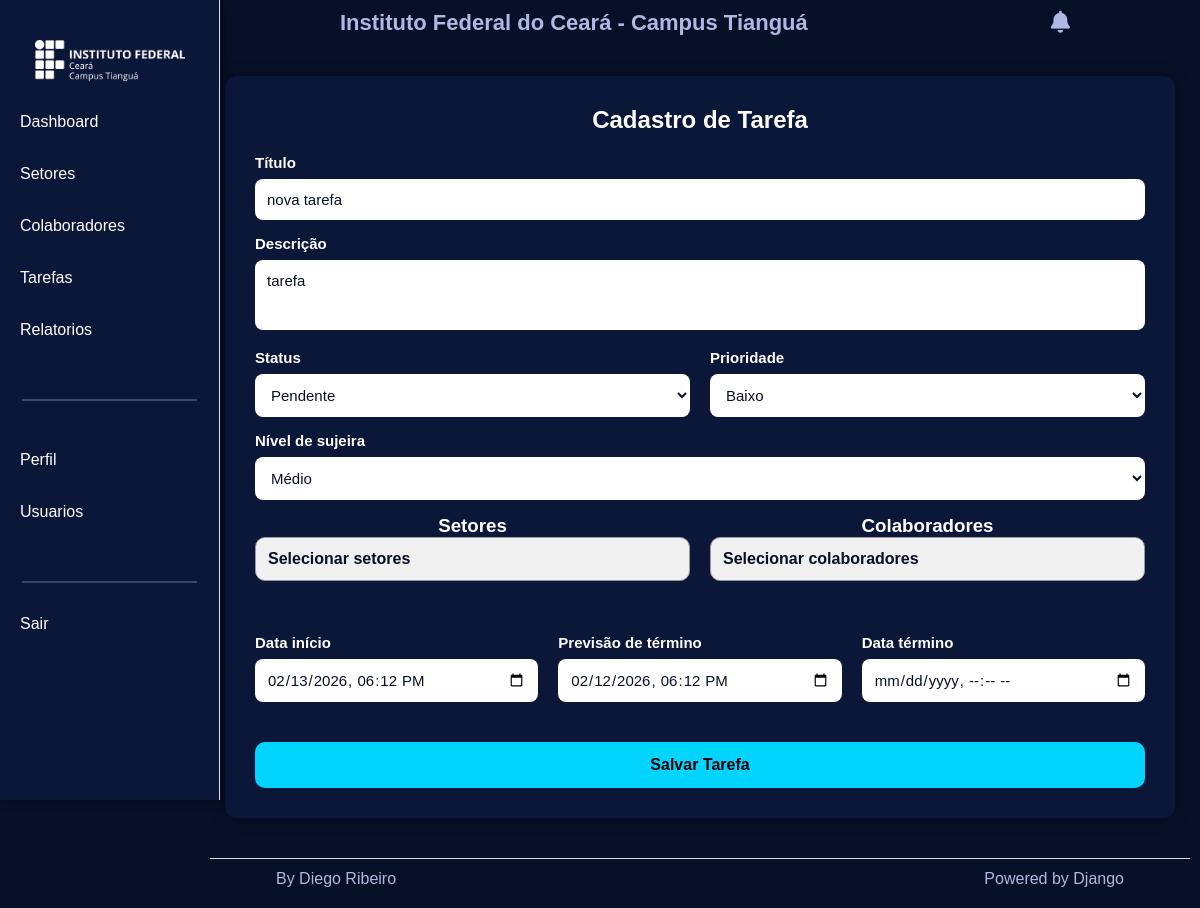
The app's page /tarefas/fee3bd662aad4db7aab07f4af6407ad2/editar/ (signed in), older data.
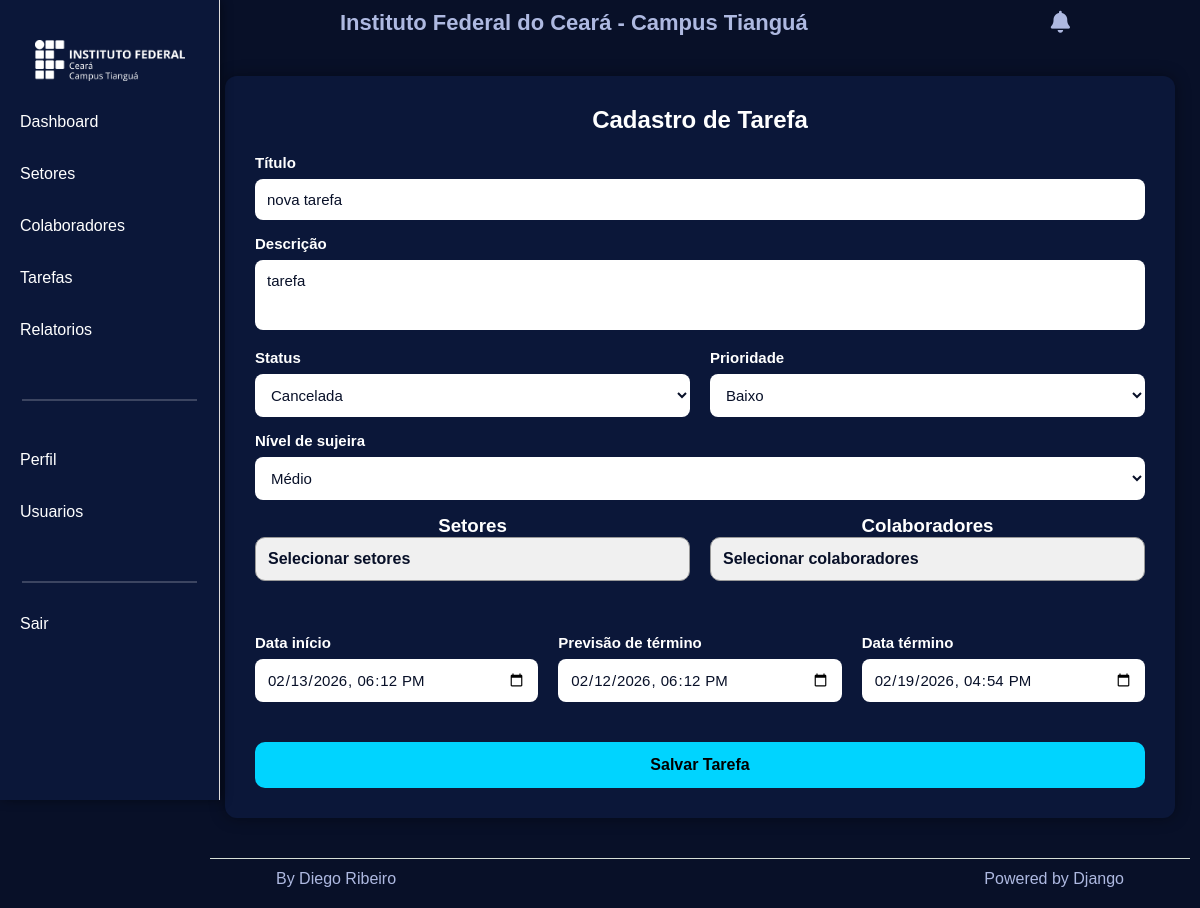
The same page, newer data.
### management/models.py (models this page shows, shortened)
class Tarefa(models.Model):
    SUJEIRA_CHOICES = [
        ('baixo', 'Baixo'),
        ('medio', 'Médio'),
        ('alto', 'Alto'),
    ]
    STATUS_CHOICES = [
        ('pendente', 'Pendente'),
        ('em_andamento', 'Em andamento'),
        ('concluida', 'Concluída'),
        ('cancelada', 'Cancelada'),
    ]
    PRIORIDADE_CHOICES = [
        ('baixo', 'Baixo'),
        ('medio', 'Médio'),
        ('alto', 'Alto'),
    ]
    id = models.CharField(
        max_length=32,
        primary_key=True,
        default=generate_uuid,
        editable=False
    )
    titulo = models.CharField(max_length=150)
    descricao = models.TextField(blank=True, null=True)
    nivel_sujeira = models.CharField(max_length=10, choices=SUJEIRA_CHOICES)
    status = models.CharField(max_length=20, choices=STATUS_CHOICES, default='pendente')
    data_inicio = models.DateTimeField()
    data_previsao_termino = models.DateTimeField()
    data_termino = models.DateTimeField(blank=True, null=True)
    prioridade = models.CharField(max_length=10, choices=PRIORIDADE_CHOICES)
    colaboradores = models.ManyToManyField(
        Colaborador,
        through="TarefaColaborador",
        related_name="tarefas"
    )
    setores = models.ManyToManyField(
        Setor,
        through="TarefaSetor",
        related_name="tarefas"
    )

### management/views.py (the view)
# urls.py: path('tarefas/<str:id>/editar/', tarefa_edit, name='tarefa_edit'),
@login_required(login_url='/usuarios/login/')
@permission_required('management.change_tarefa', raise_exception=True)
def tarefa_edit(request, id):
    tarefa = get_object_or_404(Tarefa, id=id)
    setores = Setor.objects.all()
    colaboradores = Colaborador.objects.all()
    if request.method == 'POST':
        form = TarefaForm(request.POST, request.FILES, instance=tarefa)
        if form.is_valid():
            form.save()
            messages.success(request, 'Tarefa atualizada com sucesso!')
            return redirect('management:tasks')
    else:
        form = TarefaForm(instance=tarefa)
    return render(request, 'managements/tasks/pages/form.html', {
        'form': form,
        'tarefa': tarefa,
        'setores': setores,
        'colaboradores': colaboradores
    })

### management/templates/managements/tasks/pages/form.html (shortened to what this page needs)
{% include 'managements/tasks/partials/head.html' %}
{% include 'managements/sectors/partials/head.html' %}
<body>
    {% include 'global/partials/sidebar.html' %}
    <div class="content">
        {% include 'global/partials/header.html' %}
        <div class="table-wrapper">
            <form method="post" class="tarefa-form">
                <h2 style="color:white; text-align:center; margin-bottom:20px;">
                    Cadastro de Tarefa
                </h2>
                <div class="form-group">
                    <label>Título</label>
                    {{ form.titulo }}
                </div>
                <div class="form-group">
                    <label>Descrição</label>
                    {{ form.descricao }}
                </div>
                <div class="form-row">
                    <div class="form-group">
                        <label>Status</label>
                        {{ form.status }}
                    </div>
                    <div class="form-group">
                        <label>Prioridade</label>
                        {{ form.prioridade }}
                    </div>
                </div>
                <div class="form-group">
                    <label>Nível de sujeira</label>
                    {{ form.nivel_sujeira }}
                </div>
            <div class="form-row">
                <div class="form-group">
                    <h3 style="color:white;">Setores</h3>
                    <div class="dropdown" id="setoresDropdown">
                        <div class="dropdown-btn" onclick="toggleDropdown('setoresDropdown')">
                            Selecionar setores
                        </div>
                    </div>
                </div>
                <div class="form-group">
                    <h3 style="color:white;">Colaboradores</h3>
                    <div class="dropdown" id="colaboradoresDropdown">
                        <div class="dropdown-btn" onclick="toggleDropdown('colaboradoresDropdown')">
                            Selecionar colaboradores
                        </div>
                    </div>
                </div>
            </div>
                <br>
                <div class="form-row">
                    <div class="form-group">
                        <label>Data início</label>
                        {{ form.data_inicio }}
                    </div>
                    <div class="form-group">
                        <label>Previsão de término</label>
                        {{ form.data_previsao_termino }}
                    </div>
                    <div class="form-group">
                        <label>Data término</label>
                        {{ form.data_termino }}
                    </div>
                </div>
                <button type="submit" class="btn-salvar">
                    Salvar Tarefa
                </button>
            </form>
        </div>
        {% include 'global/partials/footer.html' %}
    </div>
</body>
</html>

Row changes from the older to the newer data that the page shows:
changed Tarefa "nova tarefa": status "Pendente" → "Cancelada"; data_termino (not shown) → "02/19/2026 16:54"
